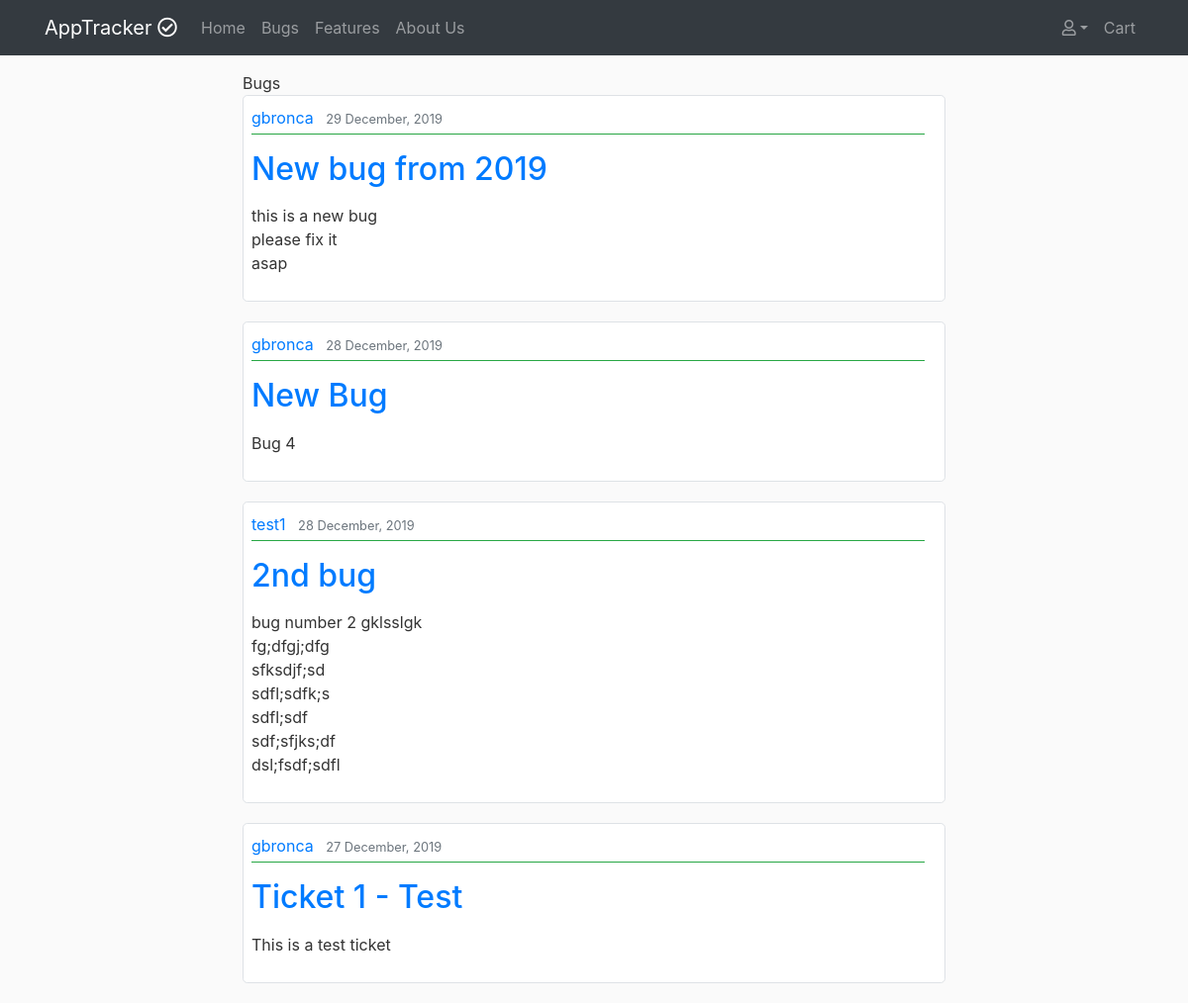
Before: /tickets/bugs/ with the older database file.
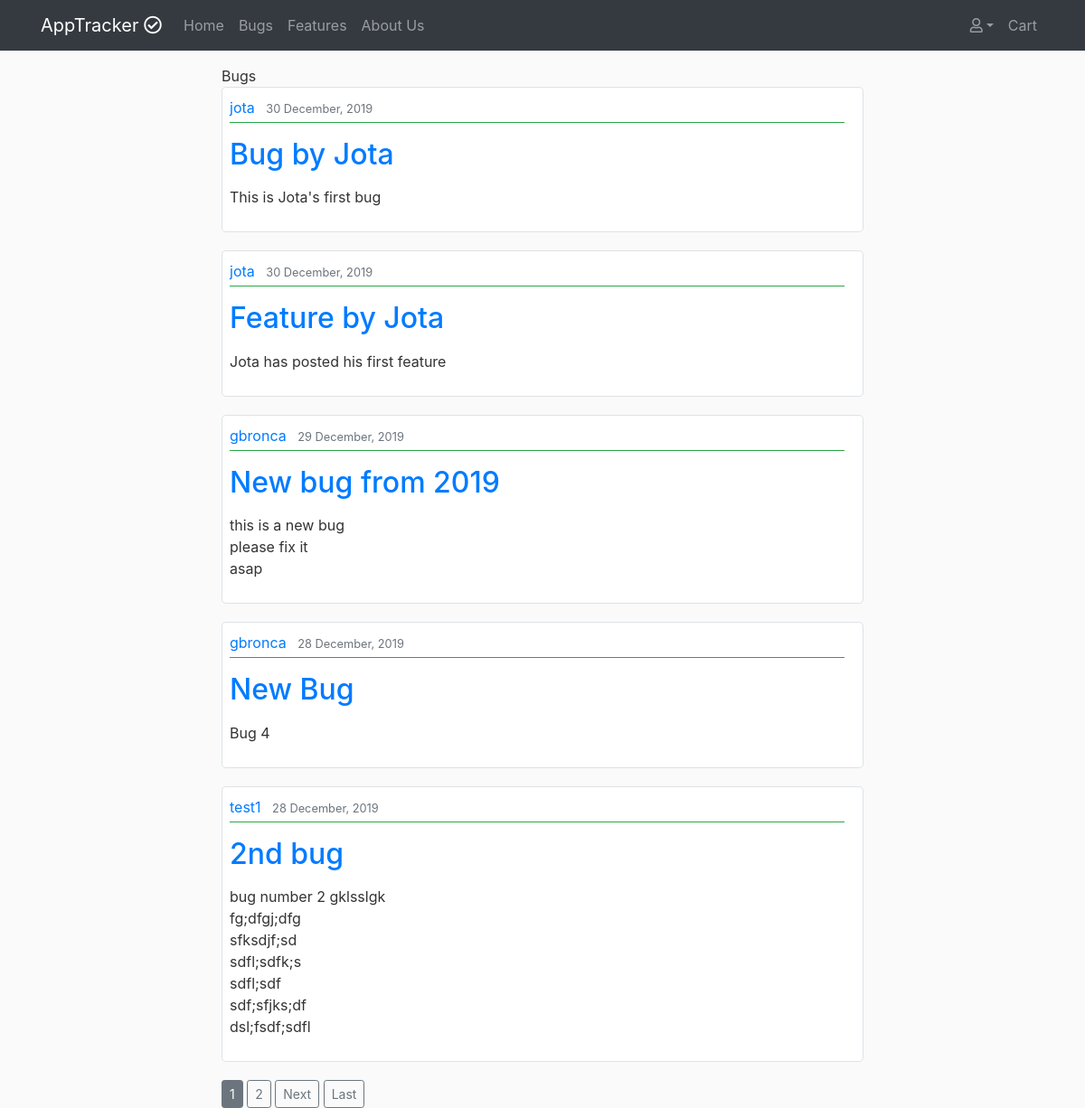
After: the same page with the newer database file.
### tickets/models.py (models this page shows, shortened)
class Ticket(models.Model):
    STATUS = (
        ('In Progress', 'In Progress'),
        ('Completed', 'Completed'),
        ('Pending', 'Pending')
    )
    ISSUE = (
        ('Bug', 'Bug'),
        ('Feature', 'Feature')
    )
    title = models.CharField(max_length=75)
    description = models.TextField()
    date_posted = models.DateTimeField(default=timezone.now)
    username = models.ForeignKey(User, on_delete=models.CASCADE)
    status = models.CharField(max_length=20, choices=STATUS,default='Pending')
    issue = models.CharField(max_length=20, choices=ISSUE, default='Bug')
    upvotes = models.PositiveIntegerField(default=0)
    views = models.PositiveIntegerField(default=0)

### tickets/views.py (the view)
# urls.py: path('bugs/', views.BugListView.as_view(template_name='tickets/tickets.html'), name='bugs'),
class BugListView(ListView):
    paginate_by = 5
    model = Ticket
    def get_queryset(self, *args, **kwargs):
        return Ticket.objects.filter(issue='Bug').order_by('-date_posted')
    def get_context_data(self, **kwargs):
        context = super().get_context_data(**kwargs)
        context['type'] = 'Bugs'
        is_paginated = True
        return context

### tickets/templates/tickets/tickets.html (shortened to what this page needs)
{% extends 'base.html' %}
{% block content %}
    <div class="col-12 col-sm-10 col-lg-8 mx-auto mt-3">
        {{ type }}
        {% for ticket in object_list %}
            <article class="border border-color-faded rounded-lg pl-2 content-area">
                <div class="">
                    <div class="pb-1 mb-3 border-bottom border-success">
                        {% if type == 'Bugs' %}
                            <a class="mr-2" href="{% url 'tickets:user_bugs' ticket.username.username %}">{{ ticket.username }}</a>
                        {% elif type == 'Features' %}
                            <a class="mr-2" href="{% url 'tickets:user_features' ticket.username.username %}">{{ ticket.username }}</a>
                        {% endif %}
                        <small class="text-muted">{{ ticket.date_posted|date:"d F, Y" }}</small>
                    </div>
                    <h2><a class="" href="{% url 'tickets:detail' ticket.id %}">{{ ticket.title }}</a></h2>
                    <p class="">{{ ticket.description|linebreaks|truncatechars_html:200 }}</p>
                </div>
            </article>
        {% endfor %}
        {% if is_paginated %}
            {% for page in page_obj.paginator.page_range %}
                {% if page_obj.number == page %}
                    <a class="btn btn-secondary btn-sm" href="?page={{ page }}">{{ page }}</a>
                {% elif page > page_obj.number|add:'-3' and page < page_obj.number|add:'3' %}
                        <a class="btn btn-outline-secondary btn-sm" href="?page={{ page }}">{{ page }}</a>
                {% endif %}
            {% endfor %}
            {% if page_obj.has_next %}
                <a class="btn btn-outline-secondary btn-sm" href="?page={{ page_obj.next_page_number }}">Next</a>
                <a class="btn btn-outline-secondary btn-sm" href="?page={{ page_obj.paginator.num_pages }}">Last</a>
            {% endif %}
        {% endif%}
    </div>
{% endblock %}

### templates/base.html (shortened to what this page needs)
{% load static %}
<!DOCTYPE html>
<html lang="en">
<head>
    <link rel="stylesheet" href="https://stackpath.bootstrapcdn.com/bootstrap/4.4.1/css/bootstrap.min.css">
    <link rel="stylesheet" href="https://use.fontawesome.com/releases/v5.12.0/css/all.css">
    <link rel="stylesheet" href="{% static 'css/style.css' %}">
</head>
<body>
    <header class="mb-2">
        {% include 'navbar.html' %}
    </header>
    <main class="container">
            {% block content %}
            {% endblock %}
    </main>
</body>
</html>

### templates/navbar.html (shortened to what this page needs)
<nav class="navbar navbar-expand-md navbar-dark bg-dark" role="navigation">
    <div class="container">
        <a class="navbar-brand" href="{% url 'index' %}">AppTracker <i class="far fa-check-circle"></i></a>
        <div class="collapse navbar-collapse" id="navbarSupportedContent">
            <ul class="navbar-nav mr-auto">
                <li class="nav-item">
                    <a class="nav-link" href="{% url 'index' %}">Home <span class="sr-only">(current)</span></a>
                </li>
                <li class="nav-item">
                    <a class="nav-link" href="{% url 'tickets:bugs' %}">Bugs</a>
                </li>
                <li class="nav-item">
                    <a class="nav-link" href="{% url 'tickets:features' %}">Features</a>
                </li>
                <li class="nav-item">
                    <a class="nav-link" href="{% url 'about' %}">About Us</a>
                </li>
            </ul>
            <ul class="navbar-nav ml-md-auto">
                {% if request.user.is_authenticated %}
                    <li class="nav-item">
                        <a class="nav-link" href="{% url 'tickets:new_ticket' %}">Create New Ticket</a>
                    </li>
                    <li class="nav-item dropdown">
                        <a class="nav-link dropdown-toggle" id="navbarDropdown" role="button" data-toggle="dropdown"
                            aria-haspopup="true" aria-expanded="false">{{ user.username }}</a>
                        <div class="dropdown-menu" aria-labelledby="navbarDropdown">
                            <a class="dropdown-item" href="{% url 'accounts:profile' %}">My Profile</a>
                            <div class="dropdown-divider"></div>
                            <a class="dropdown-item" href="{% url 'accounts:logout' %}">Logout</a>
                        </div>
                    </li>
                {% else %}
                    <li class="nav-item dropdown">
                        <a class="nav-link dropdown-toggle" id="navbarDropdown" role="button" data-toggle="dropdown"
                            aria-haspopup="true" aria-expanded="false"><i class="far fa-user"></i></a>
                    </li>
                {% endif %}
                <li class="nav-item">
                    <a class="nav-link" href="#">Cart</a>
                </li>
            </ul>
        </div>
    </div>
</nav>

### static/css/style.css (style rules this page uses)
body { background: #fafafa; color: #333333; }
.content-area { background: #ffffff; padding: 10px 20px; margin-bottom: 20px; }
h1, h2, h3, h4, h5, h6 { color: #444444; }
a, a:hover { text-decoration: none; }
.border-color-faded { border: 1px solid #dddddd; }

Changed rows visible on the page:
no longer on this page (row unchanged): Ticket: username "gbronca", date_posted "27 December, 2019", title "Ticket 1 - Test", description "This is a test ticket"
added Ticket: username "jota", date_posted "30 December, 2019", title "Bug by Jota", description "This is Jota's first bug"
added Ticket: username "jota", date_posted "30 December, 2019", title "Feature by Jota", description "Jota has posted his first feature"
Other visible differences:
new list line: "1"
new list line: "2"
text now shown: "Next Last"
